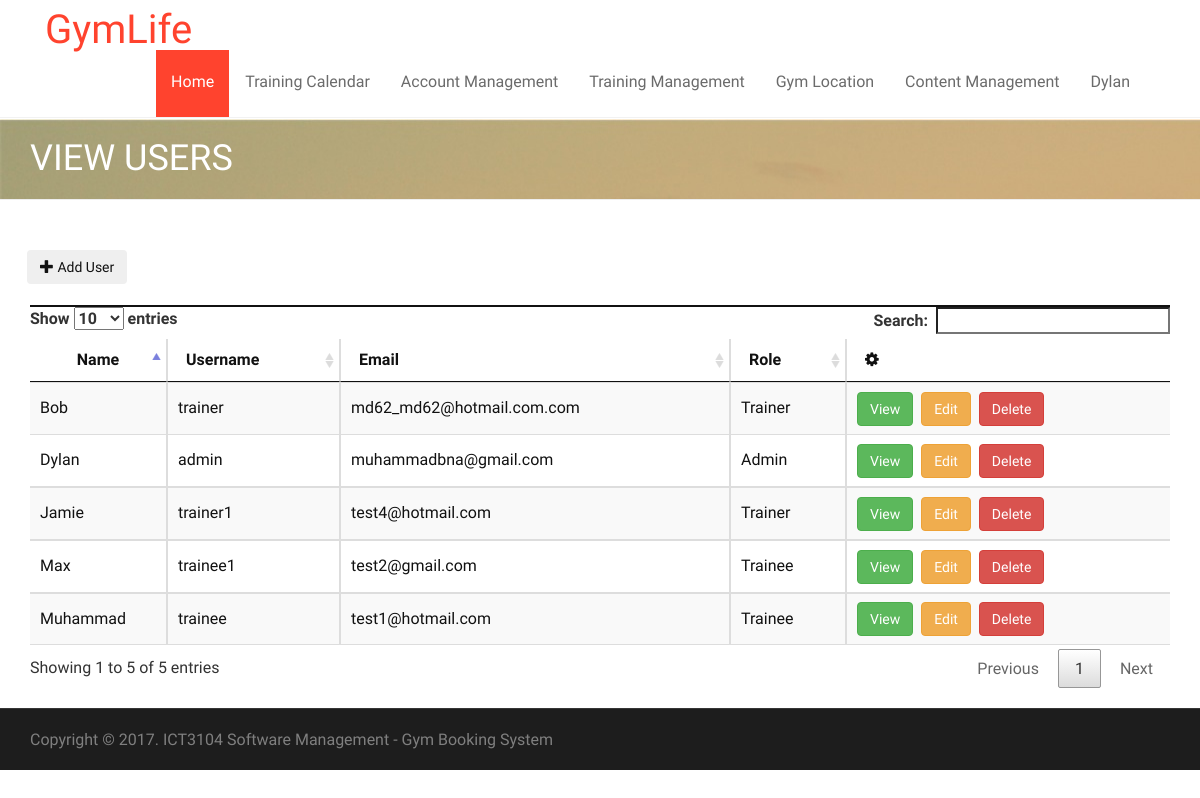
The page /admin/user.php (signed in) on the database its author committed.
### tables this page shows
CREATE TABLE `user` (
  `userID` int(11) NOT NULL,
  `roleID` int(11) NOT NULL,
  `name` varchar(255) NOT NULL,
  `userName` varchar(15) NOT NULL,
  `email` varchar(255) NOT NULL,
  `contactNumber` int(11) NOT NULL,
  `password` varchar(255) NOT NULL,
  `status` int(11) NOT NULL,
  `passwordChange` bit(1) NOT NULL,
  `personalTrainerID` int(11) DEFAULT NULL
);

### db.class.php (called while the page is built, shortened)
<?php
class DB {
  protected static $mdb = null;
  public static function getMDB() {
    $mdb = DB::$mdb;
    if ($mdb === null) {
      $mdb = DB::$mdb = new MeekroDB();
    }
    return $mdb;
  }
  public static function query() { $args = func_get_args(); return call_user_func_array(array(DB::getMDB(), 'query'), $args); }
}
class MeekroDB {
  public $encoding = 'latin1';
  public $connect_options = array(MYSQLI_OPT_CONNECT_TIMEOUT => 30);
  public $internal_mysql = null;
  public function __construct($host=null, $user=null, $password=null, $dbName=null, $port=null, $encoding=null) {
    if ($encoding === null) $encoding = DB::$encoding;
    $this->encoding = $encoding;
  }
  public function get() {
    $mysql = $this->internal_mysql;
    if (!($mysql instanceof MySQLi)) {
      $mysql = new mysqli();
      foreach ($this->connect_options as $key => $value) {
        $mysql->options($key, $value);
      }
      $mysql->set_charset($this->encoding);
      $this->internal_mysql = $mysql;
    }
    return $mysql;
  }
  protected function preparseQueryParams() {
    $args = func_get_args();
    $sql = trim(strval(array_shift($args)));
    $args_all = $args;
    if (count($args_all) == 0) return array($sql);
    $chunkyQuery = array();
    return $chunkyQuery;
  }
  protected function parseQueryParams() {
    $args = func_get_args();
    $chunkyQuery = call_user_func_array(array($this, 'preparseQueryParams'), $args);
    $query = '';
    foreach ($chunkyQuery as $chunk) {
      if (is_string($chunk)) {
        $query .= $chunk;
        continue;
      }
      $result = '';
      $query .= $result;
    }
    return $query;
  }
  protected function prependCall($function, $args, $prepend) { array_unshift($args, $prepend); return call_user_func_array($function, $args); }
  public function query() { $args = func_get_args(); return $this->prependCall(array($this, 'queryHelper'), $args, 'assoc'); }
  protected function queryHelper() {
    $args = func_get_args();
    $type = array_shift($args);
    $db = $this->get();
    $is_buffered = true;
    $row_type = 'assoc';
    $full_names = false;
    $sql = call_user_func_array(array($this, 'parseQueryParams'), $args);
    $result = $db->query($sql, $is_buffered ? MYSQLI_STORE_RESULT : MYSQLI_USE_RESULT);
    $return = array();
    while ($row = ($row_type == 'assoc' ? $result->fetch_assoc() : $result->fetch_row())) {
      $return[] = $row;
    }
    return $return;
  }
}
?>

### admin/user.php (the view, shortened to what this page needs)
<!doctype html>
<html lang="en">
    <head>
        <link rel="stylesheet" href="../asset/bootstrap/css/bootstrap.min.css" type="text/css">
        <link rel="stylesheet" href="../asset/font-awesome/css/font-awesome.min.css" type="text/css">
        <link rel="stylesheet" href="../asset/css/owl.carousel.css" type="text/css">
        <link rel="stylesheet" href="../asset/css/owl.theme.css" type="text/css">
        <link rel="stylesheet" href="../asset/css/owl.transitions.css" type="text/css">
        <link rel="stylesheet" type="text/css" href="../asset/css/animate.css">
        <link rel="stylesheet" type="text/css" href="../asset/css/lightbox.css">
        <link rel="stylesheet" type="text/css" href="../asset/css/style.css">
        <link rel="stylesheet" type="text/css" href="../asset/css/responsive.css">
        <link rel="stylesheet" type="text/css" href="../asset/css/table.css">
        <link rel="stylesheet" href="../asset/plugins/sweetalert-master/sweet-alert.css">
        <link rel="stylesheet" href="../asset/plugins/DataTables/css/jquery.dataTables.css">
    </head>
    <body>
        <?php require_once('../header.php'); ?>
        <div class="page-header">
            <div class="overlay">
                <div class="container">
                    <div class="row">
                        <div class="col-md-12">
                            <h1>View Users</h1>
                        </div>
                    </div>
                </div>
            </div>
        </div>
        <section id="about-section" class="about-section">
            <div class="container">
				<div class="row">
				&nbsp;&nbsp;&nbsp;<button type="button" class="btn" onclick="location.href='addUser.php'"><span class="glyphicon glyphicon-plus"></span>  Add User</button>
				<br><br>
                    <div class="col-md-12">
                        <div class="panel panel-default panel-table">
                            <div class="panel-heading">
                            </div>
                            <div class="panel-body">
                                <table id="users" class="table table-striped table-bordered table-list" width="100%">
                                    <thead>
                                        <tr>
                                            <th>Name</th>
                                            <th>Username</th>
                                            <th>Email</th>
                                            <th>Role</th>
                                            <th data-sortable="false"><em class="fa fa-cog"></th>
                                        </tr>
                                    </thead>
                                    <tbody>
                                        <?php
                                        $record = DB::query("SELECT * FROM user WHERE status='2'");
                                        foreach ($record as $row) {
                                            echo "<tr>";
                                            echo "<td>" . $row['name'] . "</td>";
                                            echo "<td>" . $row['userName'] . "</td>";
                                            echo "<td>" . $row['email'] . "</td>";
                                            if ($row['roleID'] == '1') {
                                                echo " <td> Admin </td>";
                                            } elseif ($row['roleID'] == '2') {
                                                echo "<td> Trainer </td>";
                                            } elseif ($row['roleID'] == '3') {
                                                echo "<td> Trainee </td>";
                                            } else {
                                                echo "<td> ERROR </td>";
                                            }
                                            echo "<td>";
                                            echo "<button class='btn btn-success' onclick=\"location.href ='viewUser.php?id=" . $row['userID'] . "' \">View</button> &nbsp;";
                                            echo "<button class='btn btn-warning' onclick=\"location.href ='editUser.php?id=" . $row['userID'] . "' \">Edit</button> &nbsp;";
                                            echo "<button class='btn btn-danger' onclick='dlt(\"" . $row['userID'] . "\")'>Delete</button>";
                                            echo "</td>";
                                            echo "</tr>";
                                        }
                                        ?>
                                    </tbody>
                                </table>
                            </div>
                        </div>
                    </div>
                </div>
            </div>
        <div id="copyright-section" class="copyright-section">
            <div class="container">
                <div class="row">
                    <div class="col-md-7">
                        <div class="copyright">
                            Copyright © 2017. ICT3104 Software Management - Gym Booking System</a>
                        </div>
                    </div>
                </div>
            </div>
        </div>
</body>
</html>

### asset/css/lightbox.css (style rules this page uses)
body:after { content: url(../images/close.png) url(../images/loading.gif) url(../images/prev.png) url(../images/next.png); display: none; }

### asset/css/style.css (style rules this page uses)
body { font-family: 'PT Sans Narrow', Arial, sans-serif; font-size: 16px; color: #111; line-height: 21px; -webkit-font-smoothing: antialiased !important; -moz-osx-font-smoothing: grayscale !important; text-rendering: optimizeLegibility !important; font-smoothing: antialiased !important; vertical-align: baseline; }
h1, h2, h3, h4, h5, h6 { font-family: 'Oswald', Arial, sans-serif; font-weight: 400; text-transform: uppercase; margin-top: 0; margin-bottom: 0; }
.page-header { background: url(../images/banner.jpg) no-repeat; padding: 20px 0; margin-top: 1px; }
.page-header h1 { color: #fff; }
#about-section { padding-top: 30px; padding-bottom: 130px; //background: url(../images/parallax/bg-01.jpg) no-repeat; background-size: cover; background-position: center; }
.panel { border-radius: 0; border: none !important; box-shadow: none !important }
.panel-default > .panel-heading { background: transparent; border: 1px solid #111; border-radius: none; font-weight: 400; }
.panel-body { padding: 15px 10px; border: none !important; color: #111; font-size: 16px; background-color: transparent !important; }
.panel-heading { padding: 0; border-top-left-radius: 0; border-top-right-radius: 0; }
.copyright-section { border-top: 1px solid #363636; font-size: 12px; padding: 20px 0; background: #1d1d1d; color: #7f7f7f; }
.copyright { font-size: 16px; }

### asset/css/table.css (style rules this page uses)
.panel-table .panel-body { padding:0; }
.panel-table .panel-body .table-bordered { border-style: none; margin:0; }
.panel-table .panel-body .table-bordered > thead > tr > th:first-of-type { text-align:center; width: 100px; }
.panel-table .panel-body .table-bordered > thead > tr > th:last-of-type, .panel-table .panel-body .table-bordered > tbody > tr > td:last-of-type { border-right: 0px; }
.panel-table .panel-body .table-bordered > thead > tr > th:first-of-type, .panel-table .panel-body .table-bordered > tbody > tr > td:first-of-type { border-left: 0px; }
.panel-table .panel-body .table-bordered > tbody > tr:first-of-type > td { border-bottom: 0px; }
.panel-table .panel-body .table-bordered > thead > tr:first-of-type > th { border-top: 0px; }
.panel-table .panel-body .table-bordered > tbody > tr > td { line-height: 34px; }

### rows shown on the page
user: name "Dylan", userName "admin", email "muhammadbna@gmail.com", shows "Admin"
user: name "Bob", userName "trainer", email "md62_md62@hotmail.com.com", shows "Trainer"
user: name "Muhammad", userName "trainee", email "test1@hotmail.com", shows "Trainee"
user: name "Jamie", userName "trainer1", email "test4@hotmail.com", shows "Trainer"
user: name "Max", userName "trainee1", email "test2@gmail.com", shows "Trainee"

### other values the page prints
$_SESSION['name'] "Dylan"
